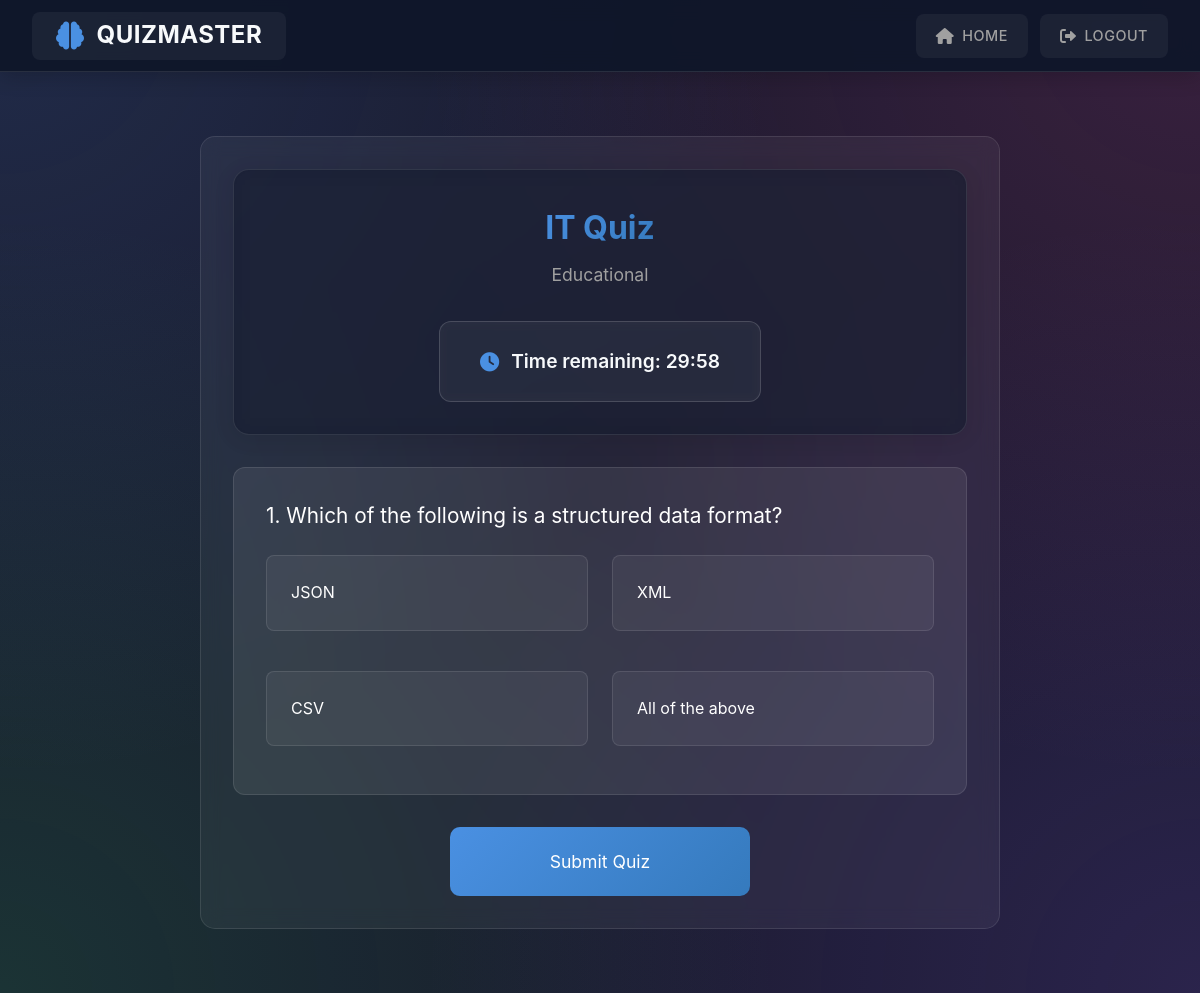
/takequiz.php?quizid=9 (signed in), run on the app's committed database.
### tables this page shows
CREATE TABLE `quizes` (
  `ID` int(11) NOT NULL,
  `question` varchar(222) NOT NULL,
  `quizid` int(10) NOT NULL,
  `option1` varchar(222) NOT NULL,
  `option2` varchar(222) NOT NULL,
  `option3` varchar(222) NOT NULL,
  `option4` varchar(222) NOT NULL,
  `answer` varchar(222) NOT NULL
);

CREATE TABLE `quizdetails` (
  `quizid` int(5) NOT NULL,
  `category` varchar(200) NOT NULL,
  `quizname` varchar(200) NOT NULL,
  `email` varchar(222) NOT NULL,
  `timer` int(11) NOT NULL DEFAULT 30
);

### takequiz.php (the view, shortened to what this page needs)
<?php
require "dbconnect.php";
$quizid = mysqli_real_escape_string($con, $_GET['quizid']);
$query = "SELECT q.*, qd.quizname, qd.category FROM quizes q
          JOIN quizdetails qd ON q.quizid = qd.quizid
          WHERE q.quizid = ? ORDER BY q.id ASC";
$stmt = $con->prepare($query);
$stmt->bind_param("i", $quizid);
$stmt->execute();
$result = $stmt->get_result();
$quizName = "";
$category = "";
$questions = array();
while ($row = $result->fetch_assoc()) {
    if (empty($quizName)) {
        $quizName = $row['quizname'];
        $category = $row['category'];
    }
    $questions[] = $row;
}
?>
<?php include "components/header.php"; ?>
</head>
<body>
    <div class="quiz-container">
        <div class="quiz-header">
            <h1><?php echo htmlspecialchars($quizName); ?></h1>
            <p><?php echo htmlspecialchars($category); ?></p>
            <div class="quiz-info">
                <div class="timer" id="timer">
                    <i class="fas fa-clock"></i>
                    <span>Time remaining: --:--</span>
                </div>
            </div>
        </div>
        <form method="POST" id="quiz-form">
            <?php foreach ($questions as $index => $question): ?>
                <div class="question-card">
                    <div class="question-text">
                        <?php echo ($index + 1) . ". " . htmlspecialchars($question['question']); ?>
                    </div>
                    <ul class="options-list">
                        <?php for ($i = 1; $i <= 4; $i++): ?>
                            <li class="option-item">
                                <label for="q<?php echo $question['ID']; ?>_option<?php echo $i; ?>"
                                       class="option-label">
                                    <?php echo htmlspecialchars($question['option' . $i]); ?>
                                </label>
                            </li>
                        <?php endfor; ?>
                    </ul>
                </div>
            <?php endforeach; ?>
            <button type="submit" class="submit-btn">Submit Quiz</button>
        </form>
    </div>
</body>
</html>

### components/header.php (shortened to what this page needs)
<!DOCTYPE html>
<html lang="en">
<head>
    <link rel="stylesheet" href="https://cdnjs.cloudflare.com/ajax/libs/font-awesome/6.0.0/css/all.min.css">
    <link rel="stylesheet" href="/Quiz/css/responsive.css">
</head>
<body>
    <div class="gradient-bg"></div>
    <nav class="navbar <?php echo (isset($_SESSION['status']) && $_SESSION['status'] === 'admin') ? 'admin-navbar' : ''; ?>">
        <a href="/Quiz/index.php" class="navbar-brand">
            <i class="fas fa-brain"></i>
            <span>QuizMaster</span>
        </a>
        <div class="navbar-nav">
            <?php
                $currentPage = basename($_SERVER['PHP_SELF']);
                $isTakingQuiz = in_array($currentPage, ['takequiz.php', 'results.php']);
            ?>
            <?php if(isset($_SESSION['status']) && $_SESSION['status'] !== 'loggedout'): ?>
                <?php if(!$isTakingQuiz): ?>
                    <div class="nav-item">
                        <a href="/Quiz/index.php" class="nav-link <?php echo $currentPage === 'index.php' ? 'active' : ''; ?> <?php echo ($_SESSION['status'] === 'admin') ? 'admin-nav-link' : ''; ?>">
                            <i class="fas fa-home"></i><span>Home</span>
                        </a>
                    </div>
                    <?php if($_SESSION['status'] === 'admin'): ?>
                        <div class="nav-item">
                            <a href="/Quiz/createquiz.php" class="nav-link admin-nav-link <?php echo $currentPage === 'createquiz.php' ? 'active' : ''; ?>">
                                <i class="fas fa-plus-circle"></i><span>Create</span>
                            </a>
                        </div>
                        <div class="nav-item">
                            <a href="/Quiz/schedule_quiz.php" class="nav-link admin-nav-link <?php echo $currentPage === 'schedule_quiz.php' ? 'active' : ''; ?>">
                                <i class="fas fa-clock"></i><span>Schedule</span>
                                <div class="admin-badge">Admin</div>
                            </a>
                        </div>
                        <div class="nav-item">
                            <a href="/Quiz/quizform.php" class="nav-link admin-nav-link <?php echo $currentPage === 'quizform.php' ? 'active' : ''; ?>">
                                <i class="fas fa-list-ol"></i><span>Insert</span>
                            </a>
                        </div>
                        <div class="nav-item">
                            <a href="/Quiz/quizmanip.php" class="nav-link admin-nav-link <?php echo $currentPage === 'quizmanip.php' ? 'active' : ''; ?>">
                                <i class="fas fa-edit"></i><span>Edit</span>
                            </a>
                        </div>
                    <?php endif; ?>
                <?php else: ?>
                    <div class="nav-item">
                        <a href="/Quiz/index.php" class="nav-link <?php echo ($_SESSION['status'] === 'admin') ? 'admin-nav-link' : ''; ?>">
                            <i class="fas fa-home"></i><span>Home</span>
                        </a>
                    </div>
                <?php endif; ?>
                <div class="nav-item">
                    <a href="/Quiz/logout.php" class="nav-link <?php echo ($_SESSION['status'] === 'admin') ? 'admin-nav-link' : ''; ?>">
                        <i class="fas fa-sign-out-alt"></i><span>Logout</span>
                    </a>
                </div>
            <?php endif; ?>
        </div>
    </nav>
    <main class="main-content <?php echo basename($_SERVER['PHP_SELF']) === 'landing.php' ? 'landing-page' : ''; ?>">

### css/responsive.css (style rules this page uses)
:root { --container-width: min(90%, 1200px); --spacing-sm: 0.5rem; --spacing-md: 1rem; --spacing-lg: 2rem; }

### components/header.php (style rules this page uses)
:root { --primary: #4a90e2; --primary-dark: #357abd; --secondary: #ec4899; --accent: #8b5cf6; --background: #1a1a2e; --text: #f8fafc; --text-muted: #94a3b8; --success: #22c55e; --error: #ef4444; --header-height: 4.5rem; --admin-gradient: linear-gradient(135deg, #4a90e2, #8b5cf6); --admin-glow: 0 0 15px rgba(74, 144, 226, 0.5); }
* { margin: 0; padding: 0; box-sizing: border-box; font-family: 'Inter', -apple-system, BlinkMacSystemFont, 'Segoe UI', Roboto, sans-serif; }
body { background: var(--background); color: var(--text); line-height: 1.6; min-height: 100vh; display: flex; flex-direction: column; }
.gradient-bg { position: fixed; top: 0; left: 0; right: 0; bottom: 0; background: radial-gradient(circle at 0% 0%, rgba(74, 144, 226, 0.15) 0%, transparent 50%), radial-gradient(circle at 100% 0%, rgba(236, 72, 153, 0.15) 0%, transparent 50%), radial-gradient(circle at 100% 100%, rgba(139, 92, 246, 0.15) 0%, transparent 50%), radial-gradient(circle at 0% 100%, rgba(34, 197, 94, 0.15) 0%, transparent 50%); z-index: -1; }
.main-content { flex: 1; width: 100%; max-width: 1200px; margin: var(--header-height) auto 0; padding: 2rem; }
.navbar { position: fixed; top: 0; left: 0; right: 0; height: var(--header-height); background: rgba(15, 23, 42, 0.95); backdrop-filter: blur(10px); -webkit-backdrop-filter: blur(10px); border-bottom: 1px solid rgba(255, 255, 255, 0.1); display: flex; justify-content: space-between; align-items: center; padding: 0 2rem; z-index: 1000; box-shadow: 0 4px 20px rgba(0, 0, 0, 0.2); }
.navbar-brand { display: flex; align-items: center; gap: 0.75rem; text-decoration: none; font-size: 1.5rem; font-weight: 700; color: var(--text); transition: all 0.3s ease; }
.navbar-brand i { color: var(--primary); font-size: 1.75rem; transition: all 0.3s ease; }
.navbar-nav { display: flex; align-items: center; gap: 0.75rem; }
.nav-item { position: relative; }
.nav-link { display: flex; align-items: center; height: 2.75rem; padding: 0 1.25rem; border-radius: 8px; text-decoration: none; text-transform: uppercase; font-size: 0.9rem; font-weight: 500; letter-spacing: 0.5px; color: var(--text-muted); background: rgba(255, 255, 255, 0.05); transition: all 0.3s ease; white-space: nowrap; }
.nav-link i { margin-right: 0.5rem; font-size: 1rem; transition: all 0.3s ease; }

### data on the page
quizes: quizid.quizname "IT Quiz", quizid.category "Educational", question "Which of the following is a structured data format?", option1 "JSON", option2 "XML", option3 "CSV", option4 "All of the above"
